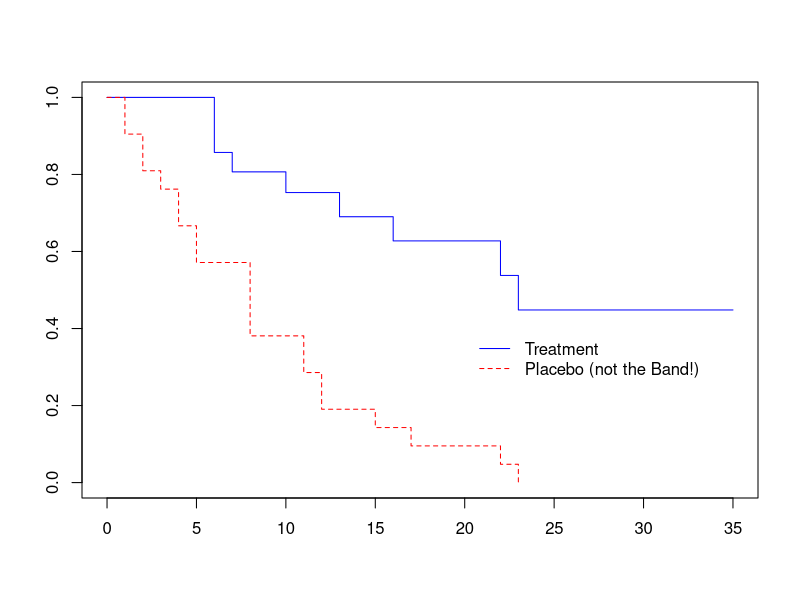
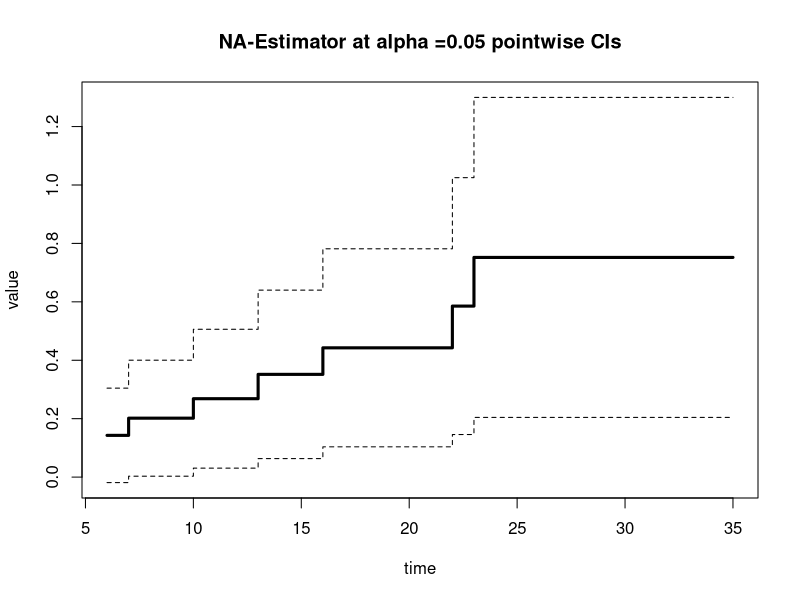
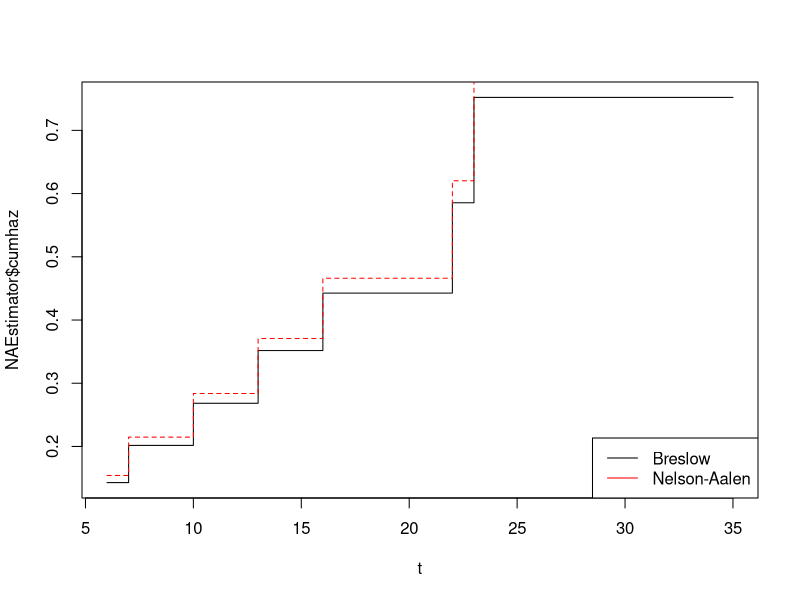

Generate these figures, in order, with R:
## ---- chunk 1
knitr::opts_chunk$set(echo = TRUE)
library(kableExtra)

## ---- chunk 2
library(KMsurv)
library(survival)
data(drug6mp, package = "KMsurv")
Surv(drug6mp$t2, drug6mp$relapse)

treatment     <- survfit(Surv(t2,relapse) ~ 1, 
                        data = drug6mp)
placebo <- survfit(Surv(t1, rep(1, 21)) ~ 1, data = drug6mp)

## ---- chunk 3

plot(treatment,
     conf.int=FALSE, 
     lty=1, col = "blue")
lines(placebo, lty=2, conf.int=FALSE, col = "red")
legend(20,0.4, bty="n", lty=c(1,2), col = c("blue", "red") , legend=c("Treatment", "Placebo (not the Band!)"))

## ---- chunk 4

nelson.aalen <- function(time,delta)
{
  n <- length(time)
  
  # Sort data
  o     <- order(time)
  time  <- time[o]
  delta <- delta[o]
  
  # Frequency table of survival times
  # (censored = 0, event = 1)
  timetable      <- table(time,delta)
  distinct.times <- unique(time)
  
  # Number of events at survival times t_(i)
  d <- timetable[,2]
  
  # Risk set
  timeNoDelta <- apply(timetable, MARGIN=1, sum)
  Y           <- n - c(0,cumsum(timeNoDelta)[-length(timeNoDelta)])
  
  # Nelson-Aalen estimator and standard errors
  na  <- cumsum(d/Y)
  std <- sqrt(cumsum(d/Y^2))
  
  # Return results
  erg <- list(time = distinct.times,
              cumhaz = na,
              std = std)
  return(erg)
}


delta <- drug6mp$relapse
time  <- drug6mp$t2

NAEstimator <- nelson.aalen(drug6mp$t2,delta)


alpha <- 0.05
ci <- cbind(NAEstimator$cumhaz,NAEstimator$cumhaz) + outer(qnorm(1-alpha/2)*NAEstimator$std, c(-1,1))

## ---- chunk 5
NAEstimator
## ---- chunk 6
matplot(NAEstimator$time, cbind(NAEstimator$cumhaz,ci),
        xlab="time", ylab="value",
        main="NA-Estimator at alpha =0.05 pointwise CIs", 
        col=c(1,"black","black"), lty=c(1,2,2),lwd=c(3,1,1),type="s")
## ---- chunk 7
km <- survfit(Surv(t2,relapse)~1, data=drug6mp,type="kaplan-meier",conf.type="none")
breslow <- -log(km$surv)

## ---- chunk 8
plot(NAEstimator$time,NAEstimator$cumhaz,xlab="t", lty=1, type="s")
lines(km$time,breslow,type="s", lty = 2, col="red")
legend("bottomright",c("Breslow","Nelson-Aalen"),lty=1,col=c("black","red"))
